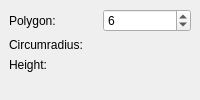
     <widget class="QWidget" name="page_prism">
      <layout class="QGridLayout" name="_20">
       <property name="leftMargin">
        <number>9</number>
       </property>
       <property name="topMargin">
        <number>9</number>
       </property>
       <property name="rightMargin">
        <number>9</number>
       </property>
       <property name="bottomMargin">
        <number>9</number>
       </property>
       <property name="spacing">
        <number>6</number>
       </property>
       <item row="0" column="0">
        <layout class="QGridLayout" name="_21">
         <property name="leftMargin">
          <number>0</number>
         </property>
         <property name="topMargin">
          <number>0</number>
         </property>
         <property name="rightMargin">
          <number>0</number>
         </property>
         <property name="bottomMargin">
          <number>0</number>
         </property>
         <property name="spacing">
          <number>6</number>
         </property>
         <item row="1" column="2">
          <widget class="Gui::QuantitySpinBox" name="prismCircumradius" native="true">
           <property name="unit" stdset="0">
            <string notr="true">mm</string>
           </property>
           <property name="value" stdset="0">
            <double>2.000000000000000</double>
           </property>
          </widget>
         </item>
         <item row="0" column="0">
          <widget class="QLabel" name="labelPrismPolygon">
           <property name="text">
            <string>Polygon:</string>
           </property>
          </widget>
         </item>
         <item row="0" column="2">
          <widget class="QSpinBox" name="prismPolygon">
           <property name="minimum">
            <number>3</number>
           </property>
           <property name="maximum">
            <number>1000</number>
           </property>
           <property name="value">
            <number>6</number>
           </property>
          </widget>
         </item>
         <item row="1" column="0">
          <widget class="QLabel" name="labelPrismCircumradius">
           <property name="text">
            <string>Circumradius:</string>
           </property>
          </widget>
         </item>
         <item row="2" column="0">
          <widget class="QLabel" name="labelPrismHeight">
           <property name="text">
            <string>Height:</string>
           </property>
          </widget>
         </item>
         <item row="2" column="2">
          <widget class="Gui::QuantitySpinBox" name="prismHeight" native="true">
           <property name="unit" stdset="0">
            <string notr="true">mm</string>
           </property>
           <property name="value" stdset="0">
            <double>10.000000000000000</double>
           </property>
          </widget>
         </item>
        </layout>
       </item>
       <item row="1" column="0">
        <spacer>
         <property name="orientation">
          <enum>Qt::Vertical</enum>
         </property>
         <property name="sizeHint" stdset="0">
          <size>
           <width>0</width>
           <height>0</height>
          </size>
         </property>
        </spacer>
       </item>
      </layout>
     </widget>
